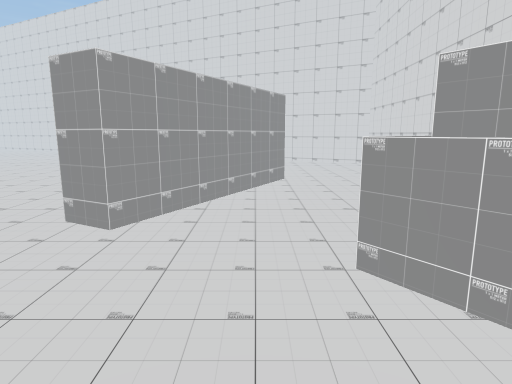
View 1 (above)

24 first-person views from a walk through a scene from a Unity 3-D project. The camera is 1.5 m above the floor, tilts 10° down and sees 75° across. The floor is counted in squares, 1 m on a side. Each view is taken from the middle of a square. On the plan, view 1 faces up. The plan holds only what a view shows up to about 15 squares ahead; the rest is blank. The place goes on beyond the plan. Some animated figures are not drawn.

View 2
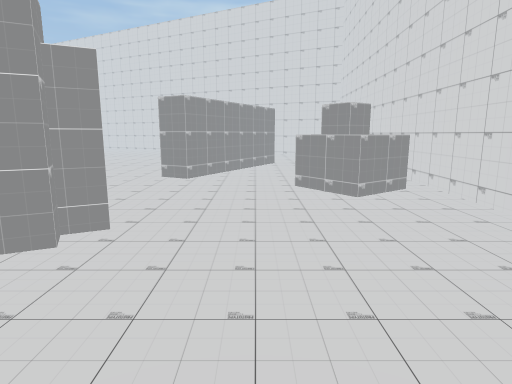

View 3
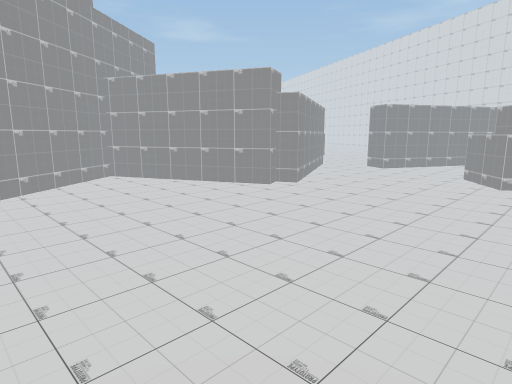

View 4
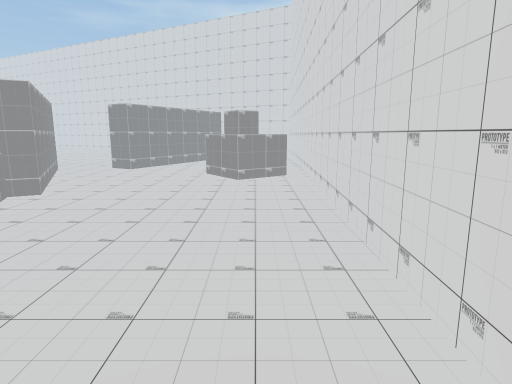

View 5
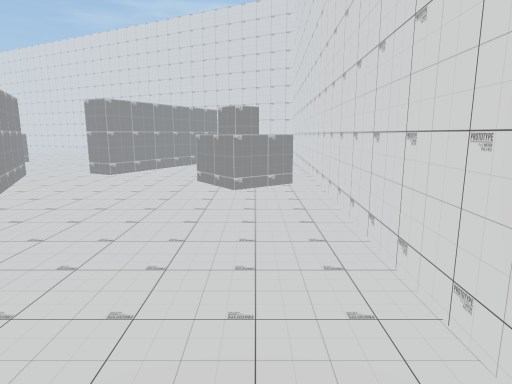

View 6
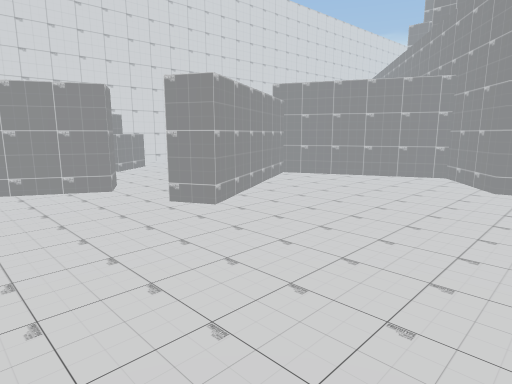

View 7
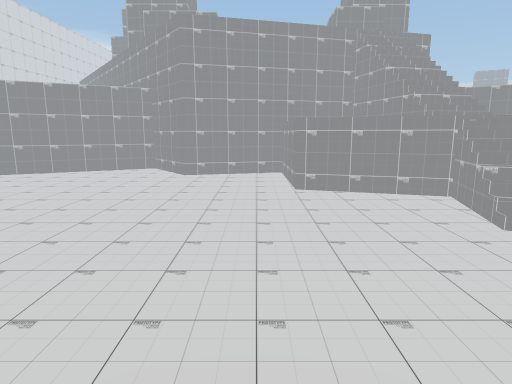

View 8
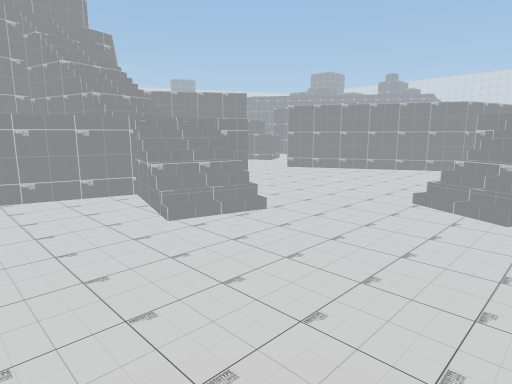

View 9
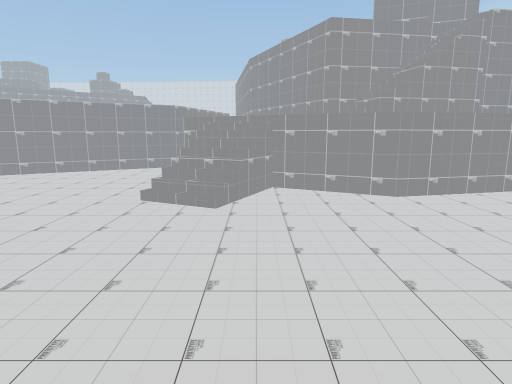

View 10
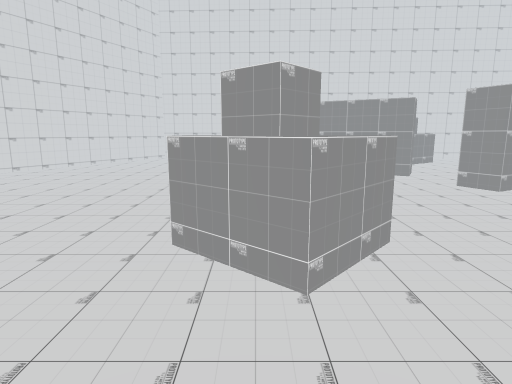

View 11
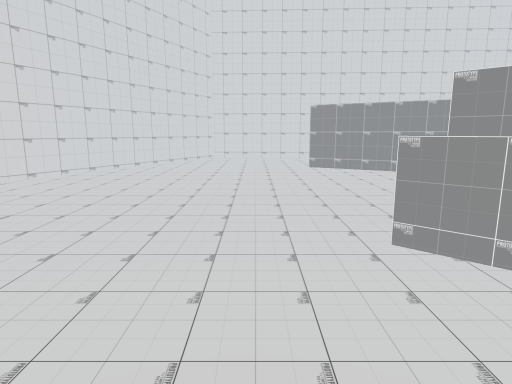

View 12
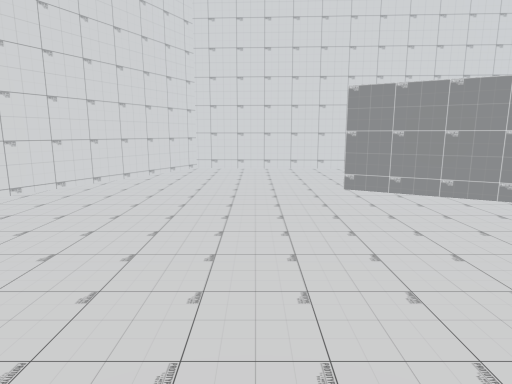

View 13
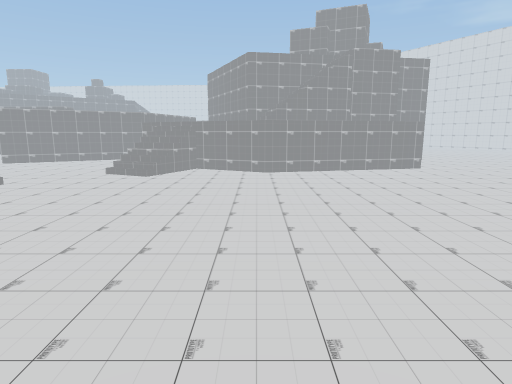

View 14
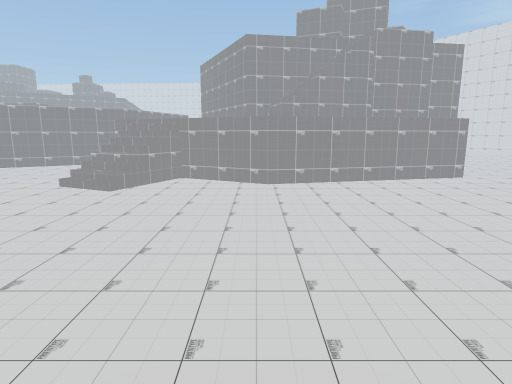

View 15
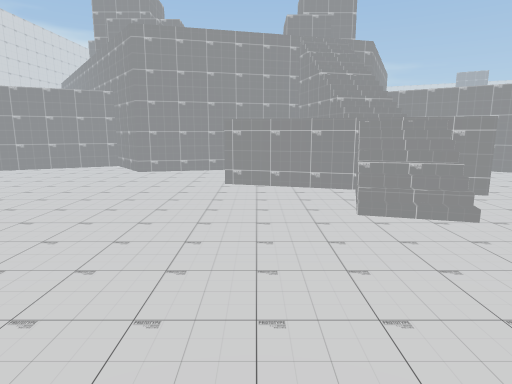

View 16
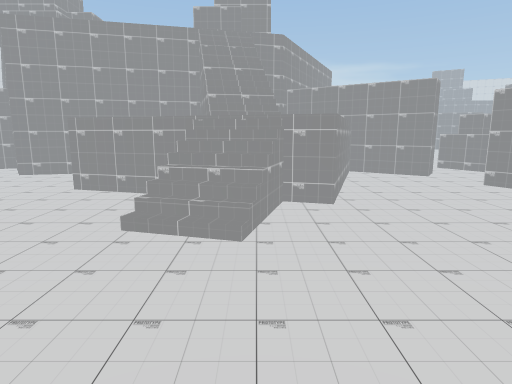

View 17
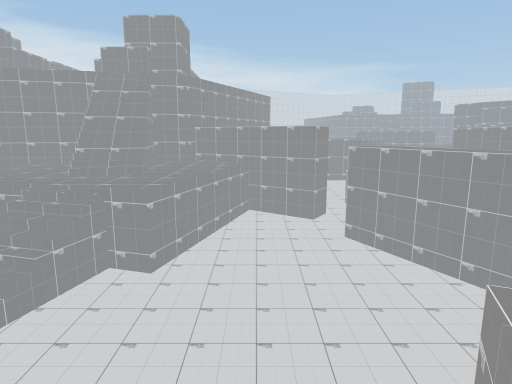

View 18
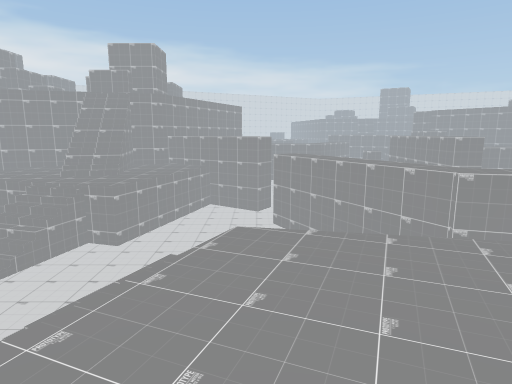

View 19
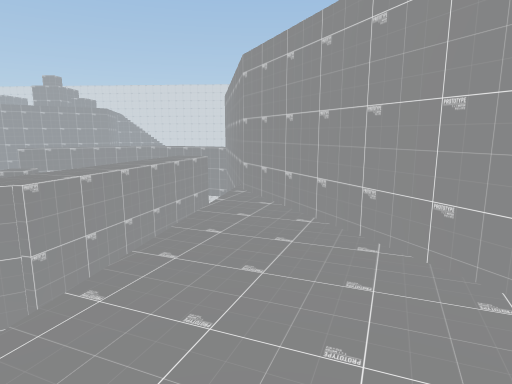

View 20
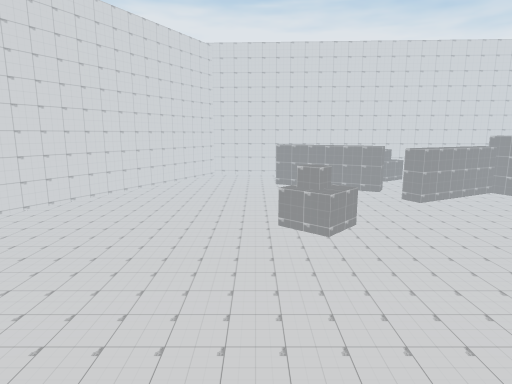

View 21
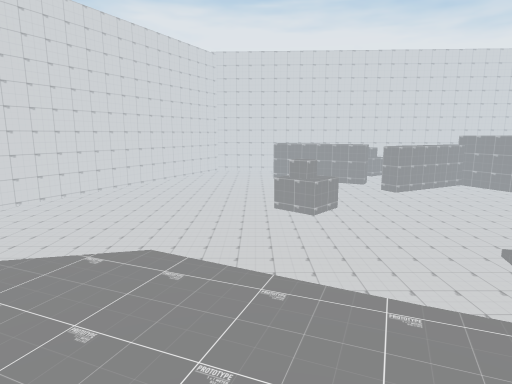

View 22
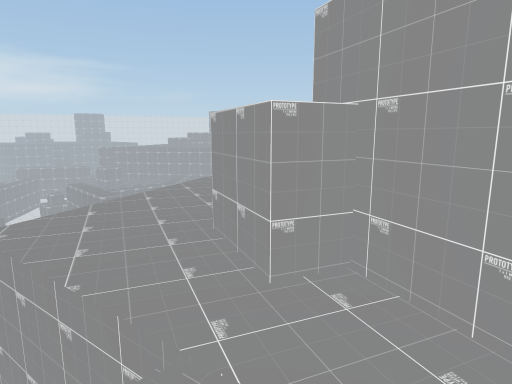

View 23
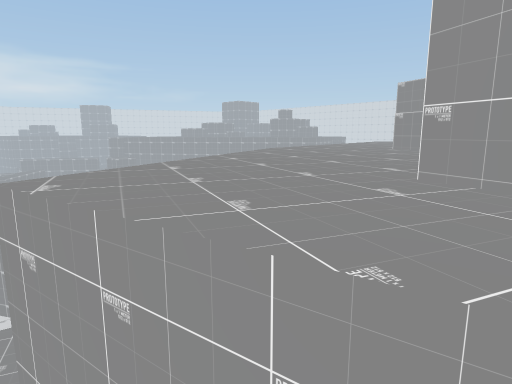

View 24
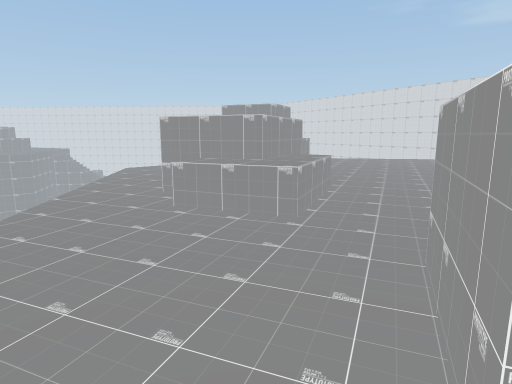

### Floor plan
Key: @ floor where view 1 was taken; # wall or solid block; . main floor; : floor 2 m higher than the main floor; + floor 5.5 m higher than the main floor; / step, stairs or slope; = window, fence, low wall or low ledge; ^ raised ledge; v drop or lower ground.
Columns run from 43 left of view 1 to 6 right of it. Each row starts with its distance up from view 1.
 21 +++++               ...... ......... ...###
 20 +++++++       #+ +  ......................###
 19 +++++++++     #++   #.......................###
 18  +++++++++^   #+//  :.........................###
 17      +^+++++###+=/   ...........................##
 16     ^^^^^^++++#++/  :#...........................#
 15        ^^^+++++++/ ::v...........................#
 14        ^^++++++++/:::#...........................#
 13       #++++++++#:: ::............................#
 12     ++++++++++::::::#...........^................#
 11  ++++++++++:::::::::/=..........##^........#.....#
 10  ++++   .... ::::::////........=^^........##... ##
  9         ##     .. :#=//..........=........##... #
  8           ####     ......................##.... #
  7              ##..........................##...  #
  6               ##........=//.............##....  #
  5                #........//=..........#........ .#
  4                ##......#//...........##......^ .#
  3                 #.....#:::#...........#.....=^^^#
  2                 ##....:::::::#........##.....^^.#
  1                  #....:://:::v.........##.......#
  0                 .....#:://:::v.........##..@....#
 -1                 ..#..:::// ::#..#......##.......#
 -2                ^..###::://#::#+  +...####.......#
 -3               ^#..  #^:://        #####.........#
 -4                ##     ^  ^^        ##...........#
 -5                         #^#      ^##............#
 -6                                    ##...........#
 -7                                     ##..........#
 -8                                       #........
 -9                                            .....

Where each view was taken, in squares from view 1:
view 1: 0 up, 0 right, facing up
view 2: 6 down, 0 right, facing up
view 3: 9 down, 4 right, facing up-left
view 4: 9 down, 3 right, facing up
view 5: 7 down, 3 right, facing up
view 6: 9 up, 12 left, facing down-right
view 7: 11 up, 13 left, facing down
view 8: 11 up, 14 left, facing down-left
view 9: 11 up, 14 left, facing left
view 10: 11 up, 15 left, facing right
view 11: 14 up, 15 left, facing right
view 12: 14 up, 9 left, facing right
view 13: 14 up, 9 left, facing left
view 14: 14 up, 12 left, facing left
view 15: 12 up, 15 left, facing down
view 16: 11 up, 19 left, facing down
view 17: 11 up, 23 left, facing down
view 18: 14 up, 25 left, facing down
view 19: 11 up, 24 left, facing left
view 20: 13 up, 23 left, facing right
view 21: 13 up, 26 left, facing right
view 22: 20 up, 26 left, facing down-left
view 23: 17 up, 26 left, facing down-left
view 24: 15 up, 28 left, facing left
